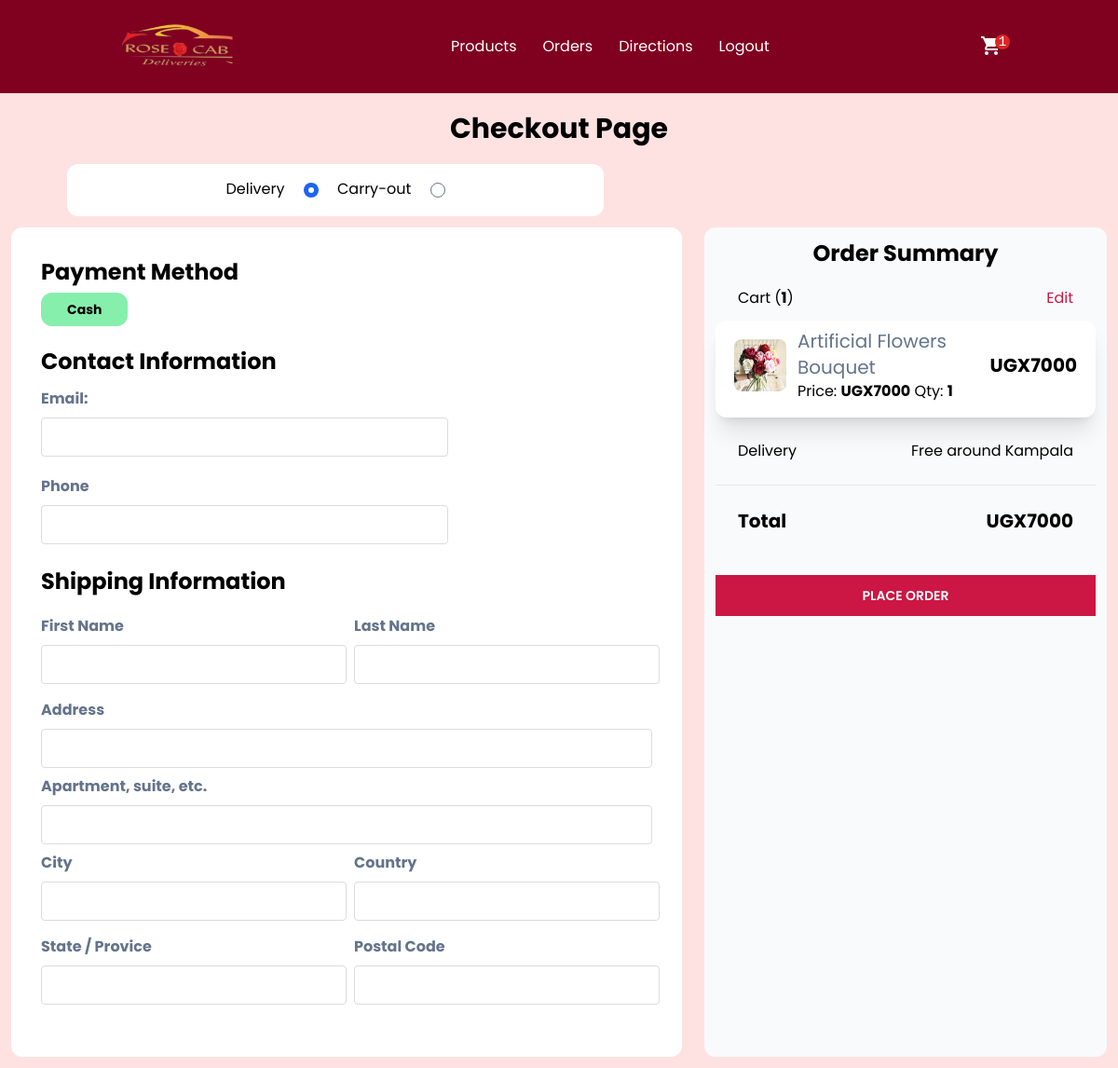
The app's page /checkout (signed in) with its own data.
### order/models.py (models this page shows, shortened)
class Order(models.Model):
    PAYMENT_CHOICES = (("cash", "cash"), ("online", "online"))
    DELIVERY_CHOICES = (("delivery", "delivery"), ("carryout", "carryout"))
    transaction_id = models.UUIDField(
        primary_key=True, default=uuid.uuid4, editable=True
    )
    customer = models.ForeignKey(Customer, on_delete=models.CASCADE)
    STATUS =(
        ('Pending','Pending'),
        ('Order Confirmed','Order Confirmed'),
        ('Out for Delivery','Out for Delivery'),
        ('Delivered','Delivered'),
    )
    status=models.CharField(max_length=50,null=True,choices=STATUS,default='Pending')
    date_ordered = models.DateTimeField(auto_now_add=True)
    date_modified = models.DateTimeField(auto_now=True)
    complete = models.BooleanField(default=False)
    date_completed = models.DateTimeField(null=True, blank=True)
    paid = models.BooleanField(default=False)
    payment_method = models.CharField(max_length=10, choices=PAYMENT_CHOICES)
    delivery_method = models.CharField(max_length=10, choices=DELIVERY_CHOICES)
    shipping = models.ForeignKey(
        "ShippingAddress", on_delete=models.SET_NULL, blank=True, null=True
    )
    pickup = models.ForeignKey(
        "PickUpDetail", on_delete=models.SET_NULL, blank=True, null=True
    )
    coupon = models.ForeignKey(
        "Coupon", on_delete=models.SET_NULL, blank=True, null=True
    )
    email = models.EmailField(max_length=70, null=True, blank=True)
    phone = models.CharField(max_length=20, null=True, blank=True)
    @property
    def get_cart_subtotal(self):
        order_items = self.orderitem_set.all()
        total = sum([item.get_total for item in order_items])
        return total
    get_cart_subtotal.fget.short_description = "Subtotal"
    @property
    def get_cart_total(self):
        total = self.get_cart_subtotal
        if self.coupon:
            total = total - self.get_coupon_value
        return total
    get_cart_total.fget.short_description = "Total"
    @property
    def get_cart_items(self):
        order_items = self.orderitem_set.all()
        total = sum([item.quantity for item in order_items])
        return total
    get_cart_items.fget.short_description = "# Items"
    @property
    def get_coupon_value(self):
        if self.coupon:
            if self.coupon.discount_type == "Percent":
                coupon_value = round(
                    self.get_cart_subtotal * self.coupon.discount_amount / 100, 2
                )
            else:
                coupon_value = self.coupon.discount_amount
        else:
            coupon_value = None
        return coupon_value
    get_coupon_value.fget.short_description = "Coupon"

class OrderItem(models.Model):
    product = models.ForeignKey(Product, on_delete=models.CASCADE)
    order = models.ForeignKey(Order, on_delete=models.CASCADE)
    variation = models.ForeignKey(
        ProductVariant, on_delete=models.SET_NULL, blank=True, null=True
    )
    quantity = models.IntegerField(default=0)
    date_added = models.DateTimeField(auto_now_add=True)
    @property
    def get_total(self):
        if self.product.has_variants:
            total = self.variation.price * self.quantity
        else:
            total = self.product.price * self.quantity
        return total
    get_total.fget.short_description = "Total"
    def image_tag(self):
        return mark_safe(
            f'<img src="{self.product.image.url}" width="100" height="100" />'
        )
    image_tag.short_description = "Image"

### store/models.py (models this page shows, shortened)
class Product(models.Model):
    id = models.UUIDField(primary_key=True, default=uuid.uuid4, editable=False)
    name = models.CharField(max_length=100)
    price = models.DecimalField(max_digits=15, decimal_places=0, blank=True, null=True)
    desc = models.TextField(max_length=500, blank=True, null=True)
    image = models.ImageField(blank=True, upload_to="images")
    created_at = models.DateField(auto_now_add=True)
    updated_at = models.DateField(auto_now=True)
    product_category = models.ForeignKey(
        "Category", on_delete=models.CASCADE, null=True, blank=True
    )
    class Meta:
        ordering = ("product_category",)
    def image_tag(self):  # pragma: no cover
        if self.image:
            return mark_safe(f'<img src="{self.image.url}" width="100" height="100" />')
    image_tag.short_description = "Image"
    @property
    def has_variants(self):
        if self.productvariant_set.count() > 0:
            return True
        else:
            return False

### order/views.py (the view)
# urls.py: path("checkout", views.checkout, name="checkout"),
def checkout(request):
    stripe_publishable_key = settings.STRIPE_PUBLISHABLE_KEY
    try:
        customer = get_customer_or_guest(request)
    except:
        return redirect("store:products")
    order_qs = Order.objects.filter(customer=customer, complete=False)
    if order_qs.exists():
        order = order_qs[0]
        order_items = OrderItem.objects.filter(order=order)
        coupon_form = CouponApplyForm()
        context = {
            "order": order,
            "order_items": order_items,
            "coupon_form": coupon_form,
            "stripe_publishable_key": stripe_publishable_key,
        }
        if order.get_cart_items < 1:
            return redirect("store:products")
    else:
        return redirect("store:products")
    return render(request, "order/checkout.html", context=context)

### order/forms.py
class CouponApplyForm(forms.Form):
    code = forms.CharField(
        max_length=50,
        widget=forms.TextInput(
            attrs={
                "class": "w-3/5 m-2 rounded focus:ring-0 focus:border-[#c0c0c0] bg-green-100",
                "placeholder": "Enter Coupon Code",
            }
        ),
    )

### order/views.py (called while the page is built)
def get_customer_or_guest(request):
    if request.user.is_authenticated:
        customer = request.user.customer
    else:
        customer, created = Customer.objects.get_or_create(
            device=request.COOKIES["device"]
        )
    return customer

### store/context_processors.py (called while the page is built, shortened)
def get_cart_quantity(request):
    if request.user.is_authenticated:
        try:
            customer = request.user.customer
        except:
            number_of_items = 0
    try:
        customer_order = Order.objects.filter(customer=customer, complete=False)[0]
        number_of_items = customer_order.get_cart_items
    except:
        number_of_items = 0
    return {"cart_quantity": number_of_items}

### templates/order/checkout.html (shortened to what this page needs)
{% extends "store/navbar.html" %}
{% block content %} {% load static%}
<div class="my-5">
  <h1 class="flex items-center justify-center font-bold text-md lg:text-3xl">
    Checkout Page
  </h1>
</div>
<div class="flex md:w-3/5">
  <div class="w-4/5 mx-auto py-3 bg-white rounded-xl text-center">
    <form action="" id="delivery-form">
      <label class="m-2" for="delivery">Delivery</label>
      <input class="m-2" type="radio" name="shipping-option" id="delivery" checked>
      <label class="m-2" for="carryout">Carry-out</label>
      <input class="m-2" type="radio" name="shipping-option" id="carryout">
    </form>
  </div>
</div>
<div class="flex flex-col md:flex-row">
  <form id="address-form" method="POST" enctype="multipart/form-data"
    class="md:w-3/5 bg-white rounded-xl p-3 m-3">
    <div class="flex flex-col justify-between mx-3 mb-5 bg-transparent rounded-xl">
      <div class="p-2 mt-3">
        <h2 class="font-bold mb-3 text-2xl">Payment Method</h2>
        <div class="flex gap-3 mb-3">
          <div>
            <label for="cash-delivery"
              class="cursor-pointer select-none rounded-xl py-2 px-7 text-sm text-center peer-checked:bg-green-300 peer-checked:font-bold">
              Cash</label>
          </div>
        </div>
      </div>
      <div class="p-2">
        <h2 class="font-bold mb-3 text-2xl">Contact Information</h2>
        <div class="flex flex-col w-2/3 mb-5">
          <label class="mb-2 font-bold text-slate-500" for="email">Email:</label>
          <input class="rounded border-[#dcdcdc] focus:ring-0 focus:border-[#c0c0c0]" type="email" name="email"
            required />
        </div>
        <div class="flex flex-col w-2/3 mb-2">
          <label class="mb-2 font-bold text-slate-500" for="phone">Phone</label>
          <input class="rounded border-[#dcdcdc] focus:ring-0 focus:border-[#c0c0c0]" type="text" name="phone"
            required />
        </div>
      </div>
      <div class="p-2">
        <h2 class="font-bold mb-5 text-2xl">Shipping Information</h2>
        <div class="flex flex-col">
          <div class="flex justify-between mb-2">
            <div class="flex flex-col w-1/2 mb-2">
              <label class="mb-2 font-bold text-slate-500" for="first_name">First Name</label>
              <input class="rounded border-[#dcdcdc] focus:ring-0 focus:border-[#c0c0c0]" type="text" name="first_name"
                required />
            </div>
            <div class="flex flex-col w-1/2 ml-2">
              <label class="mb-2 font-bold text-slate-500" for="last_name">Last Name</label>
              <input class="rounded border-[#dcdcdc] focus:ring-0 focus:border-[#c0c0c0]" type="text"
                name="last_name" />
            </div>
          </div>
          <div class="flex flex-col w-full mb-2">
            <label class="mb-2 font-bold text-slate-500" for="address_1">Address</label>
            <input class="rounded border-[#dcdcdc] focus:ring-0 focus:border-[#c0c0c0]" type="text" name="address_1"
              required />
          </div>
          <div class="flex flex-col w-full mb-2">
            <label class="mb-2 font-bold text-slate-500" for="address_2">Apartment, suite, etc.</label>
            <input class="rounded border-[#dcdcdc] focus:ring-0 focus:border-[#c0c0c0]" type="text" name="address_2" />
          </div>
          <div class="flex justify-between mb-2">
            <div class="flex flex-col w-1/2 mb-2">
              <label class="mb-2 font-bold text-slate-500" for="city">City</label>
              <input class="rounded border-[#dcdcdc] focus:ring-0 focus:border-[#c0c0c0]" type="text" name="city"
                required />
            </div>
            <div class="flex flex-col w-1/2 ml-2">
              <label class="mb-2 font-bold text-slate-500" for="country">Country</label>
              <input class="rounded border-[#dcdcdc] focus:ring-0 focus:border-[#c0c0c0]" type="text" name="country"
                required />
            </div>
          </div>
          <div class="flex justify-between mb-2">
            <div class="flex flex-col w-1/2 mb-2">
              <label class="mb-2 font-bold text-slate-500" for="state">State / Provice</label>
              <input class="rounded border-[#dcdcdc] focus:ring-0 focus:border-[#c0c0c0]" type="text" name="state"
                required />
            </div>
            <div class="flex flex-col w-1/2 ml-2">
              <label class="mb-2 font-bold text-slate-500" for="postal_code">Postal Code</label>
              <input class="rounded border-[#dcdcdc] focus:ring-0 focus:border-[#c0c0c0]" type="text"
                name="postal_code" />
            </div>
          </div>
        </div>
      </div>
    </div>
  </form>
  <div class="md:w-2/5 flex flex-col p-3 m-3 bg-gray-50 rounded-xl">
    <div>
      <h2 class="font-bold mb-5 text-2xl text-center">Order Summary</h2>
      <div class="flex justify-between mx-6 my-3">
        <p>Cart (<strong>{{order.get_cart_items}}</strong>)</p>
        <p class="text-blue-700"><a id="links" href="{% url 'order:cart' %}">Edit</a></p>
      </div>
      <div class="flex flex-col shadow-xl p-2 rounded-xl bg-white">
        {% for item in order_items %}
        <div class="flex gap-3 items-center mx-3 mb-2">
          <img class="w-14 rounded-lg" src="{{item.product.image.url}}" alt="" />
          <div>
            <h3 class="text-slate-500 text-xl">{{item.product.name}}</h3>
            {% if item.product.has_variants %}
            <p>
              Size: <strong>{{item.variation.size.name}}</strong> Price:
              <strong>UGX{{item.variation.price|floatformat:0}}</strong> Qty:
              <strong>{{item.quantity}}</strong>
            </p>
            {% else %}
            <p>
              Price: <strong>UGX{{item.product.price|floatformat:0}}</strong> Qty:
              <strong>{{item.quantity}}</strong>
            </p>
            {% endif %}
          </div>
          <p class="ml-auto font-bold text-xl">UGX{{item.get_total|floatformat:0}}</p>
        </div>
        {% endfor %}
      </div>
    </div>
      <div class="flex justify-between m-3 p-3">
        <p>Delivery</p>
        <p>Free around Kampala</p>
      </div>
      <hr />
      <div class="flex justify-between m-3 p-3 font-bold text-xl">
        <p>Total</p>
        <p>UGX{{order.get_cart_total|floatformat:0}}</p>
      </div>
      <div class="flex mt-5" id="add-cart-btn">
        <input id="delivery-submit"
          class="w-2/3 text-center mx-auto font-semibold cursor-pointer p-3 text-sm uppercase"
          value="Place Order" type="submit" form="address-form">
      </div>
    </div>
  </div>
{% endblock %}

### templates/store/navbar.html (style rules this page uses)
body { font-family: "Poppins", sans-serif; }
#add-cart-btn { background-color: rgb(204, 22, 67); color: white; border: none; font-size: 16px; transition: transform 0.6s; }
#links { color:rgb(204, 22, 67); }

### records on screen
Order: get_cart_items "1", get_cart_total "7000"
OrderItem: product.image (picture), product.name "Artificial Flowers Bouquet", product.price "7000", quantity "1", get_total "7000"

### other values on screen
{{ cart_quantity }} "1"
